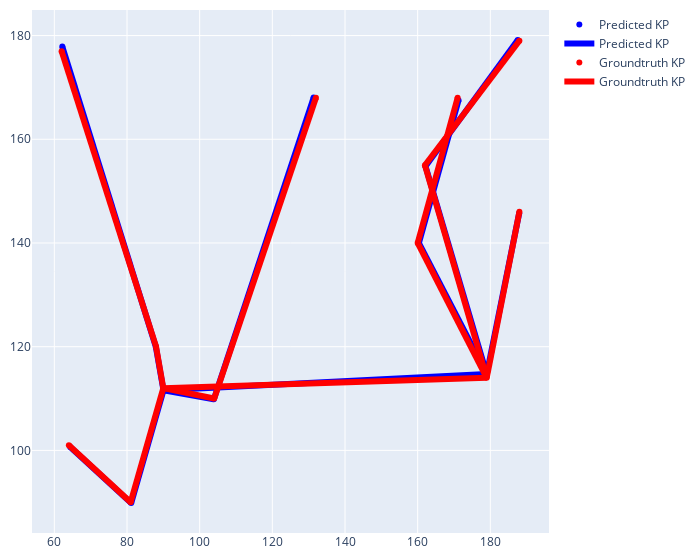

This figure's notebook cell:
### Code cell
""" Plot the 2D predictions """
""" P.S.: Please choose the camera view """
camera_view = 0
if len(image_paths_cam[0]) > 0:
    im = img.imread(image_paths_cam[camera_view][frame_idx])
    fig = mv_nrsfm_kernel.gen_image(
        im,
        GT_2D[camera_view, frame_idx, :, :],
        Predictions_2D[camera_view, frame_idx, :, :],
        joint_connections,
)
else:
    fig = mv_nrsfm_kernel.get_figure2d(Predictions_2D[camera_view, frame_idx, :, :], GT_2D[camera_view, frame_idx, :, :])
    py.iplot(fig)

### Figure 1 — Plotly figure (JSON) as saved in the notebook; plotly's stock layout.template omitted (floating-point values rounded to 4 significant figures)
{"data": [{"marker": {"color": "rgb(0, 0, 255)", "size": 6, "symbol": "circle"}, "mode": "markers", "name": "Predicted KP", "type": "scatter", "x": [64.36, 81.15, 90.04, 103.9, 131.4, 87.96, 62.2, 179.0, 160.3, 171.3, 162.2, 187.5, 187.9], "y": [100.6, 89.84, 111.6, 109.8, 168.0, 119.9, 177.9, 114.7, 140.0, 167.5, 154.8, 179.2, 145.8]}, {"line": {"color": "rgb(0, 0, 255)", "width": 6}, "mode": "lines", "name": "Predicted KP", "type": "scatter", "x": [64.36, 81.15, null, 81.15, 90.04, null, 90.04, 103.9, null, 103.9, 131.4, null, 90.04, 87.96, null, 87.96, 62.2, null, 90.04, 179.0, null, 179.0, 160.3, null, 160.3, 171.3, null, 179.0, 162.2, null, 162.2, 187.5, null, 179.0, 187.9, null], "y": [100.6, 89.84, null, 89.84, 111.6, null, 111.6, 109.8, null, 109.8, 168.0, null, 111.6, 119.9, null, 119.9, 177.9, null, 111.6, 114.7, null, 114.7, 140.0, null, 140.0, 167.5, null, 114.7, 154.8, null, 154.8, 179.2, null, 114.7, 145.8, null]}, {"marker": {"color": "rgb(255, 0, 0)", "size": 6, "symbol": "circle"}, "mode": "markers", "name": "Groundtruth KP", "type": "scatter", "x": [64, 81, 90, 104, 132, 88, 62, 179, 160, 171, 162, 188, 188], "y": [101, 90, 112, 110, 168, 120, 177, 114, 140, 168, 155, 179, 146]}, {"line": {"color": "rgb(255, 0, 0)", "width": 6}, "mode": "lines", "name": "Groundtruth KP", "type": "scatter", "x": [64, 81, null, 81, 90, null, 90, 104, null, 104, 132, null, 90, 88, null, 88, 62, null, 90, 179, null, 179, 160, null, 160, 171, null, 179, 162, null, 162, 188, null, 179, 188, null], "y": [101, 90, null, 90, 112, null, 112, 110, null, 110, 168, null, 112, 120, null, 120, 177, null, 112, 114, null, 114, 140, null, 140, 168, null, 114, 155, null, 155, 179, null, 114, 146, null]}], "layout": {"margin": {"b": 10, "l": 10, "r": 20, "t": 10}, "scene": {"aspectratio": {"x": 0.8, "y": 0.8}, "xaxis": {"range": [-0.4, 0.4]}, "yaxis": {"range": [-0.4, 0.4]}}, "width": 700}}
